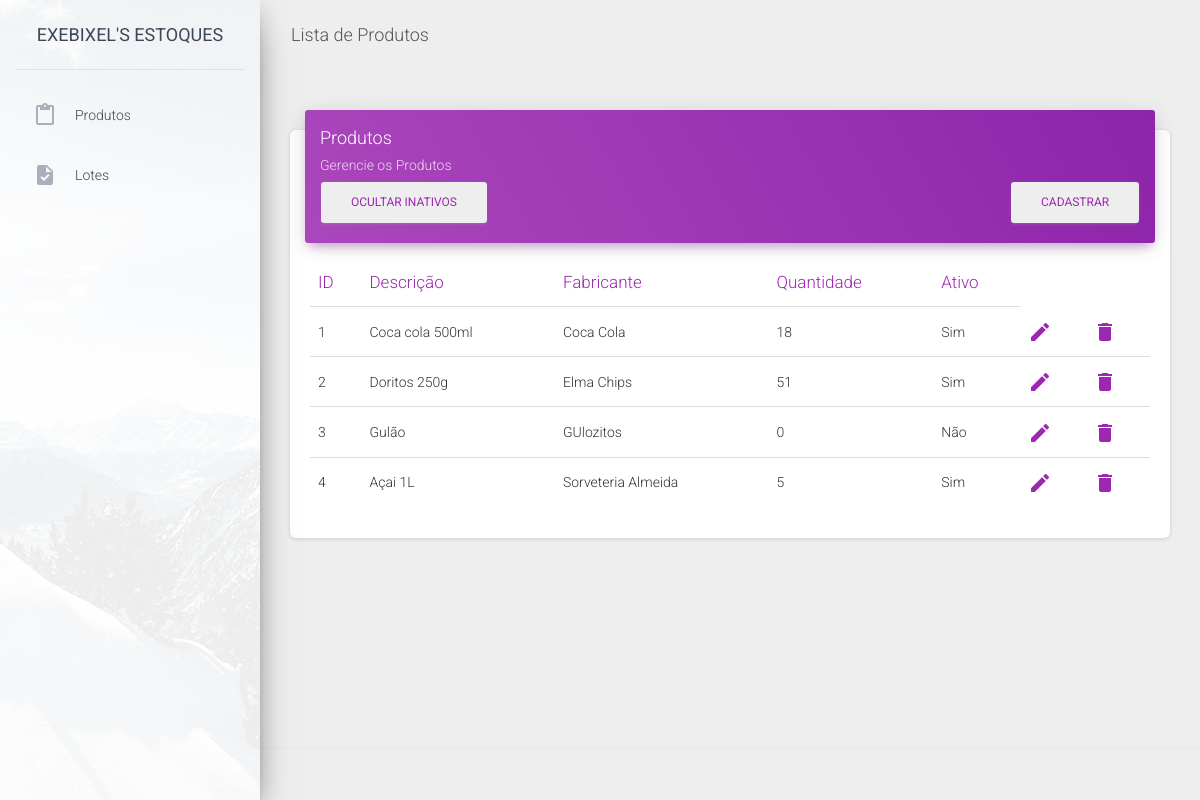
/produtos/index.php?inativo=1, run on the app's committed database.
### tables this page shows
CREATE TABLE `produto` (
  `produto_id` int(11) NOT NULL AUTO_INCREMENT,
  `descricao` varchar(60) NOT NULL,
  `fabricante` varchar(60) DEFAULT NULL,
  `ativo` tinyint(1) NOT NULL DEFAULT 1,
  `data_cadastro` datetime NOT NULL DEFAULT current_timestamp(),
  `data_atualizacao` datetime NOT NULL DEFAULT current_timestamp() ON UPDATE current_timestamp(),
  PRIMARY KEY (`produto_id`)
);

### produtos/index.php (the view, shortened to what this page needs)
<?php
    include_once "../conexao.php";
    if (isset($_GET['inativo'])) {
        $inativo = $_GET['inativo'];
        if ($inativo == 1) {
            $sql = "SELECT p.*, e.quantidade FROM produto p JOIN vw_estoque e ON p.produto_id = e.produto_id";
        } else {
            $sql = "SELECT p.*, e.quantidade FROM produto p JOIN vw_estoque e ON p.produto_id = e.produto_id WHERE p.ativo = 1";
        }
    } else {
        $inativo = 0;
        $sql = "SELECT p.*, e.quantidade FROM produto p JOIN vw_estoque e ON p.produto_id = e.produto_id WHERE p.ativo = 1";
    }
    $dados_produtos = $connect->query($sql);
?>
<!DOCTYPE html>
<html lang="pt">
    <head>
        <?php
            include_once "../common/head.php";
        ?>
    </head>
    <body class="">
        <div class="wrapper ">
            <?php
            include_once "../common/sidebar.php";
            ?>
            <div class="main-panel">
                <nav class="navbar navbar-expand-lg navbar-transparent navbar-absolute fixed-top ">
                    <div class="container-fluid">
                    <div class="navbar-wrapper">
                        <a class="navbar-brand" href="javascript:;">Lista de Produtos</a>
                    </div>
                    </div>
                </nav>
                <div class="content">
                    <div class="container-fluid">
                        <div class="row">
                            <div class="col-md-12">
                                <div class="card">
                                    <div class="card-header card-header-primary">
                                    <h4 class="card-title ">Produtos</h4>
                                    <p class="card-category">Gerencie os Produtos</p>
                                    <a href="index.php?inativo=<?= $inativo == 1 ? "0" : "1" ?>" style="float: left;">
                                        <button type="button" class="btn pull-right" style="background-color: #eeeeee; color: #9c27b0">
                                            <?= $inativo == 1 ? "Ocultar Inativos" : "Mostrar Inativos" ?>
                                        </button>
                                    </a>
                                    <a href="form.php" style="float: right;">
                                        <button type="button" class="btn pull-right" style="background-color: #eeeeee; color: #9c27b0">Cadastrar</button>
                                    </a>
                                    </div>
                                    <div class="card-body">
                                        <div class="table-responsive">
                                            <table class="table">
                                                <thead class=" text-primary">
                                                    <th>ID</th>
                                                    <th>Descrição</th>
                                                    <th>Fabricante</th>
                                                    <th>Quantidade</th>
                                                    <th>Ativo</th>
                                                </thead>
                                                <tbody>
                                                    <?php
                                                        foreach($dados_produtos as $produto):
                                                    ?>
                                                    <tr>
                                                        <td><?=$produto['produto_id']?></td>
                                                        <td><?=$produto['descricao']?></td>
                                                        <td><?=$produto['fabricante']?></td>
                                                        <td><?=$produto['quantidade']?></td>
                                                        <td><?=$produto['ativo'] == 1 ? "Sim" : "Não" ?></td>
                                                        <td>
                                                            <a href="form.php?id=<?=$produto['produto_id']?>">
                                                                <i class="material-icons">edit</i>
                                                            </a>
                                                        </td>
                                                        <td>
                                                            <a href="excluir.php?id=<?=$produto['produto_id']?>">
                                                            <i class="material-icons">delete</i>
                                                            </a>
                                                        </td>
                                                    </tr>
                                                    <?php
                                                        endforeach;
                                                    ?>
                                                </tbody>
                                            </table>
                                        </div>
                                    </div>
                                </div>
                            </div>
                        </div>
                    </div>
                </div>
                <?php
                    include_once "../common/footer.php";
                ?>
            </div>
        </div>
    </body>
</html>

### data on the page
produto: produto_id "1", descricao "Coca cola 500ml", fabricante "Coca Cola", quantidade "18", ativo "Sim"
produto: produto_id "2", descricao "Doritos 250g", fabricante "Elma Chips", quantidade "51", ativo "Sim"
produto: produto_id "3", descricao "Gulão", fabricante "GUlozitos", quantidade "0", ativo "Não"
produto: produto_id "4", descricao "Açai 1L", fabricante "Sorveteria Almeida", quantidade "5", ativo "Sim"
